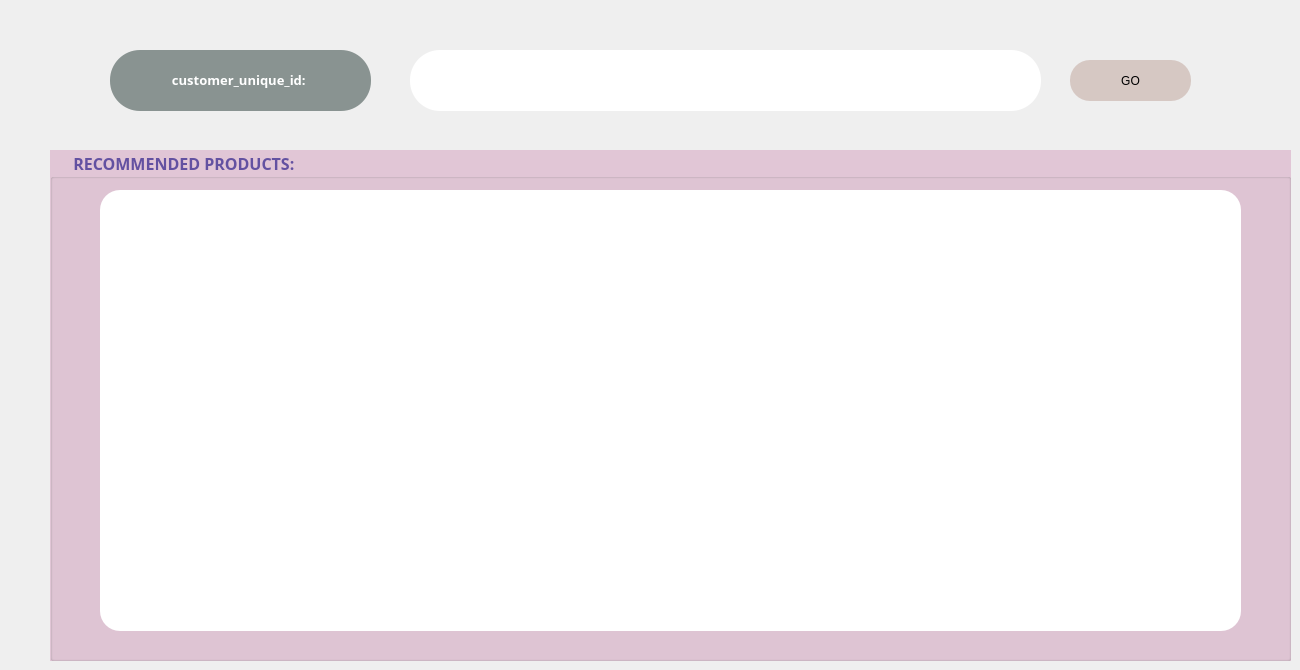
    <widget class="QWidget" name="RECOMMEND">
     <attribute name="icon">
      <iconset>
       <normaloff>../../../HKII NĂM 2/HỌC MÁY/FINAL/ICON/mainwindow/Recommend.png</normaloff>../../../HKII NĂM 2/HỌC MÁY/FINAL/ICON/mainwindow/Recommend.png</iconset>
     </attribute>
     <attribute name="title">
      <string>RECOMMEND</string>
     </attribute>
     <widget class="QLineEdit" name="lineEditCustomer_unique_id">
      <property name="geometry">
       <rect>
        <x>410</x>
        <y>50</y>
        <width>631</width>
        <height>61</height>
       </rect>
      </property>
      <property name="font">
       <font>
        <family>.VnClarendon</family>
        <pointsize>10</pointsize>
        <weight>50</weight>
        <bold>false</bold>
       </font>
      </property>
      <property name="styleSheet">
       <string notr="true">background: white; 
border-radius: 30px;
</string>
      </property>
      <property name="text">
       <string/>
      </property>
     </widget>
     <widget class="QLabel" name="labelCustomer_unique_id">
      <property name="geometry">
       <rect>
        <x>110</x>
        <y>50</y>
        <width>261</width>
        <height>61</height>
       </rect>
      </property>
      <property name="font">
       <font>
        <family>Sylfaen</family>
        <weight>75</weight>
        <bold>true</bold>
       </font>
      </property>
      <property name="styleSheet">
       <string notr="true">
border-radius: 30px;
background:rgb(137, 147, 145);
color: white</string>
      </property>
      <property name="text">
       <string>&lt;html&gt;&lt;head/&gt;&lt;body&gt;&lt;p align=&quot;center&quot;&gt;&lt;span style=&quot; font-size:10pt; font-weight:600;&quot;&gt;customer_unique_id: &lt;/span&gt;&lt;/p&gt;&lt;/body&gt;&lt;/html&gt;</string>
      </property>
     </widget>
     <widget class="QGroupBox" name="groupBoxRecommendedProducts">
      <property name="geometry">
       <rect>
        <x>50</x>
        <y>150</y>
        <width>1241</width>
        <height>511</height>
       </rect>
      </property>
      <property name="font">
       <font>
        <family>Sylfaen</family>
        <pointsize>12</pointsize>
        <weight>75</weight>
        <bold>true</bold>
       </font>
      </property>
      <property name="styleSheet">
       <string notr="true">BORDER-RADIUS:40PX; 
BACKGROUND: rgb(225, 198, 214);
color: rgb(99, 81, 161)</string>
      </property>
      <property name="title">
       <string>     RECOMMENDED PRODUCTS: </string>
      </property>
      <widget class="QListWidget" name="listWidgetRecommendedProducts">
       <property name="geometry">
        <rect>
         <x>50</x>
         <y>40</y>
         <width>1141</width>
         <height>441</height>
        </rect>
       </property>
       <property name="styleSheet">
        <string notr="true">background:rgb(255, 255, 255); border-radius:20px</string>
       </property>
      </widget>
     </widget>
     <widget class="QPushButton" name="pushButtonGo">
      <property name="geometry">
       <rect>
        <x>1070</x>
        <y>60</y>
        <width>121</width>
        <height>41</height>
       </rect>
      </property>
      <property name="styleSheet">
       <string notr="true">QPushButton#pushButtonGo{font: 63 9pt &quot;Sitka Small Semibold&quot;;
border-radius: 20px;
background: rgb(214, 200, 195); color:black}

QPushButton#pushButtonGo:pressed{
	padding-left: 5px;
	padding-top: 5px;
	background-color:rgb(106, 106, 0);}
QPushButton#pushButtonGo:hover{background-color:rgb(138, 130, 127);color:rgb(255, 255, 255);}
</string>
      </property>
      <property name="text">
       <string>GO</string>
      </property>
     </widget>
    </widget>
